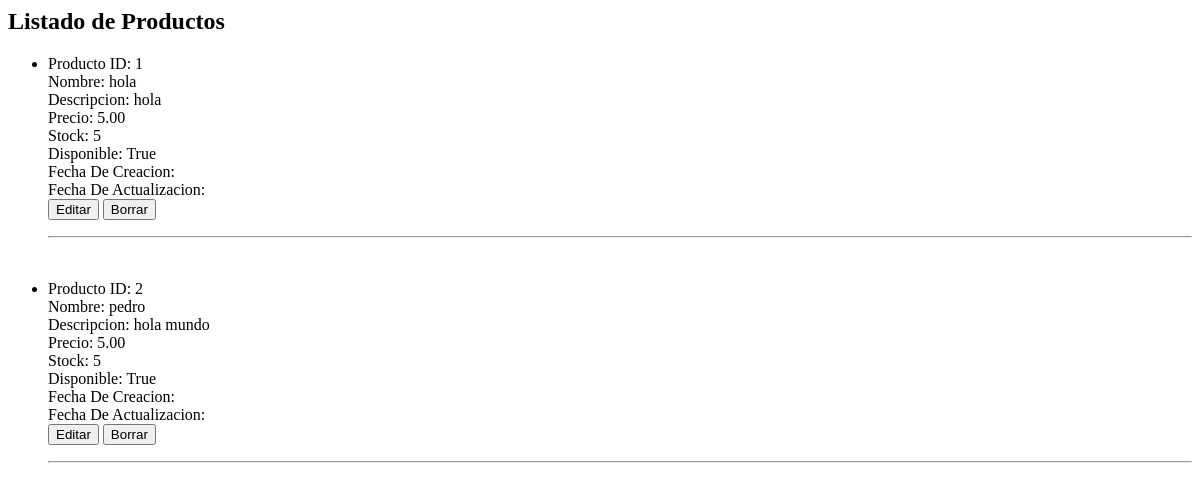
/listarProducto, run on an earlier commit of the app's database.
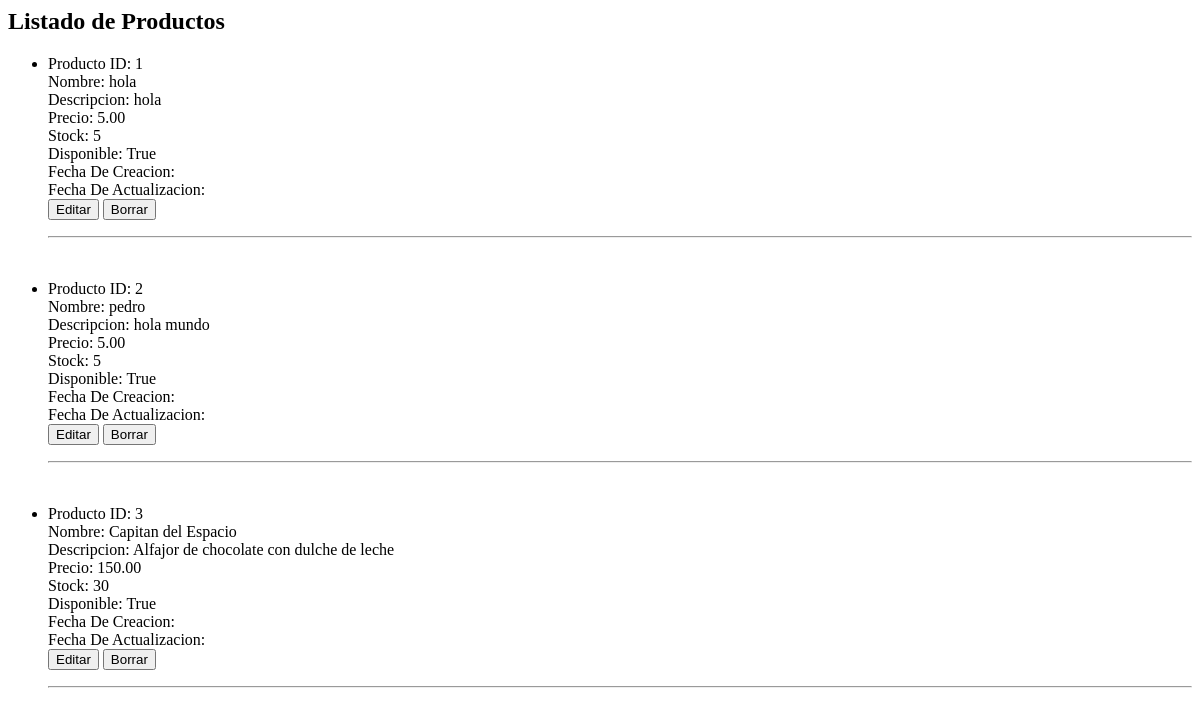
And on a later commit of the database.
### Productos/models.py (models this page shows, shortened)
class Producto(models.Model):
    nombre = models.CharField(max_length=100)
    descripcion = models.TextField()
    precio = models.DecimalField(max_digits=8, decimal_places=2)
    stock = models.PositiveIntegerField()
    fecha_creacion = models.DateTimeField(auto_now_add=True)
    fecha_actualizacion = models.DateTimeField(auto_now=True)
    disponible = models.BooleanField(default=True)

### Productos/views.py (the view)
# urls.py: path('listarProducto', views.listarProductos, name='listarProducto'),
def listarProductos(request):
    productos = Producto.objects.all()  #Nos permite acceso al ORM y nos devuelve todos los objetos
    print(type(productos))
    contexto = {
        'productos': productos,
        'titulo': 'Listado de Productos'
    }
    return render(request, 'Productos/lista.html', contexto)

### Productos/templates/Productos/lista.html
<h2>{{titulo}}</h2>
<ul>
    {%for prod in productos%}
        <li>
            <p>
                Producto ID: {{prod.id}}<br>
                Nombre: {{prod.nombre}}<br>
                Descripcion: {{prod.descripcion}}<br>
                Precio: {{prod.precio}}<br>
                Stock: {{prod.stock}}<br>
                Disponible: {{prod.disponible}}<br>
                Fecha De Creacion: {{producto.fecha_creacion}}<br>
                Fecha De Actualizacion: {{producto.fecha_actualizacion}}<br>
                <a href=" {% url 'editarProducto' prod.id %} ">
                <button>Editar</button></a>
                <a href=" {% url 'borrarProducto' prod.id %} ">
                <button>Borrar</button></a>
            </p>
        </li>
        <hr>
        <br>
    {%endfor%}

What changed in the data, as far as the page shows it:
added Producto: id "3", nombre "Capitan del Espacio", descripcion "Alfajor de chocolate con dulche de leche", precio "150.00", stock "30", disponible "True"
